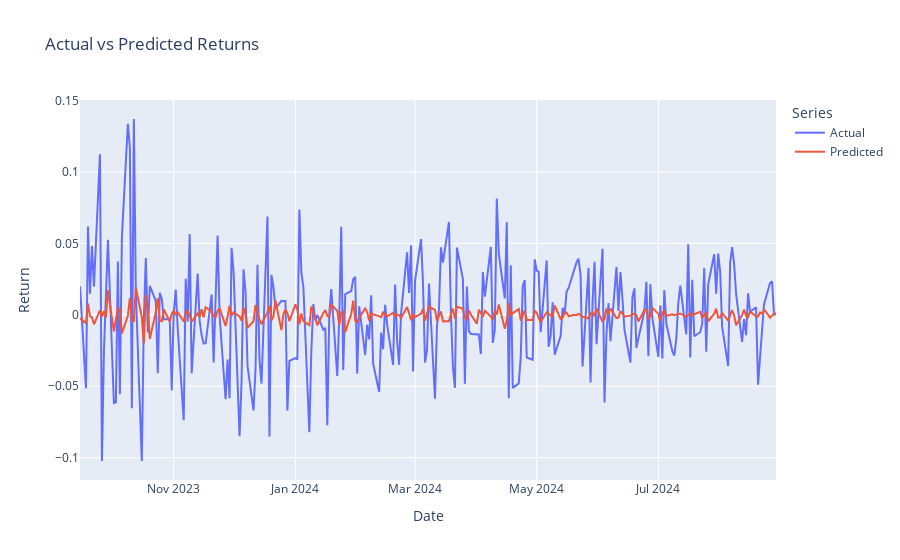

The notebook cell this image was saved under:
### Code cell
%R -o arma_predictions
arma_predictions = pd.DataFrame(arma_predictions)
arma_predictions['Date'] = pd.to_datetime(arma_predictions['Date'], origin='1970-01-01', unit='D')
fig = px.line(arma_predictions, x='Date', y=['Actual', 'Predicted'],
              labels={'value': 'Return', 'variable': 'Series'},
              title='Actual vs Predicted Returns')

fig.show()

### Figure 1 — Plotly figure (JSON) as saved in the notebook; plotly's stock layout.template omitted (floating-point values rounded to 4 significant figures; data arrays with more than 128 entries replaced by an {"elided": "..."} marker saying what was removed)
{"data": [{"hovertemplate": "Series=Actual<br>Date=%{x}<br>Return=%{y}<extra></extra>", "legendgroup": "Actual", "line": {"color": "#636efa", "dash": "solid"}, "marker": {"symbol": "circle"}, "mode": "lines", "name": "Actual", "orientation": "v", "showlegend": true, "type": "scatter", "x": {"elided": "250 str values"}, "xaxis": "x", "y": {"elided": "250 float values"}, "yaxis": "y"}, {"hovertemplate": "Series=Predicted<br>Date=%{x}<br>Return=%{y}<extra></extra>", "legendgroup": "Predicted", "line": {"color": "#EF553B", "dash": "solid"}, "marker": {"symbol": "circle"}, "mode": "lines", "name": "Predicted", "orientation": "v", "showlegend": true, "type": "scatter", "x": {"elided": "250 str values"}, "xaxis": "x", "y": {"elided": "250 float values"}, "yaxis": "y"}], "layout": {"legend": {"title": {"text": "Series"}, "tracegroupgap": 0}, "title": {"text": "Actual vs Predicted Returns"}, "xaxis": {"anchor": "y", "domain": [0, 1], "title": {"text": "Date"}}, "yaxis": {"anchor": "x", "domain": [0, 1], "title": {"text": "Return"}}}}
